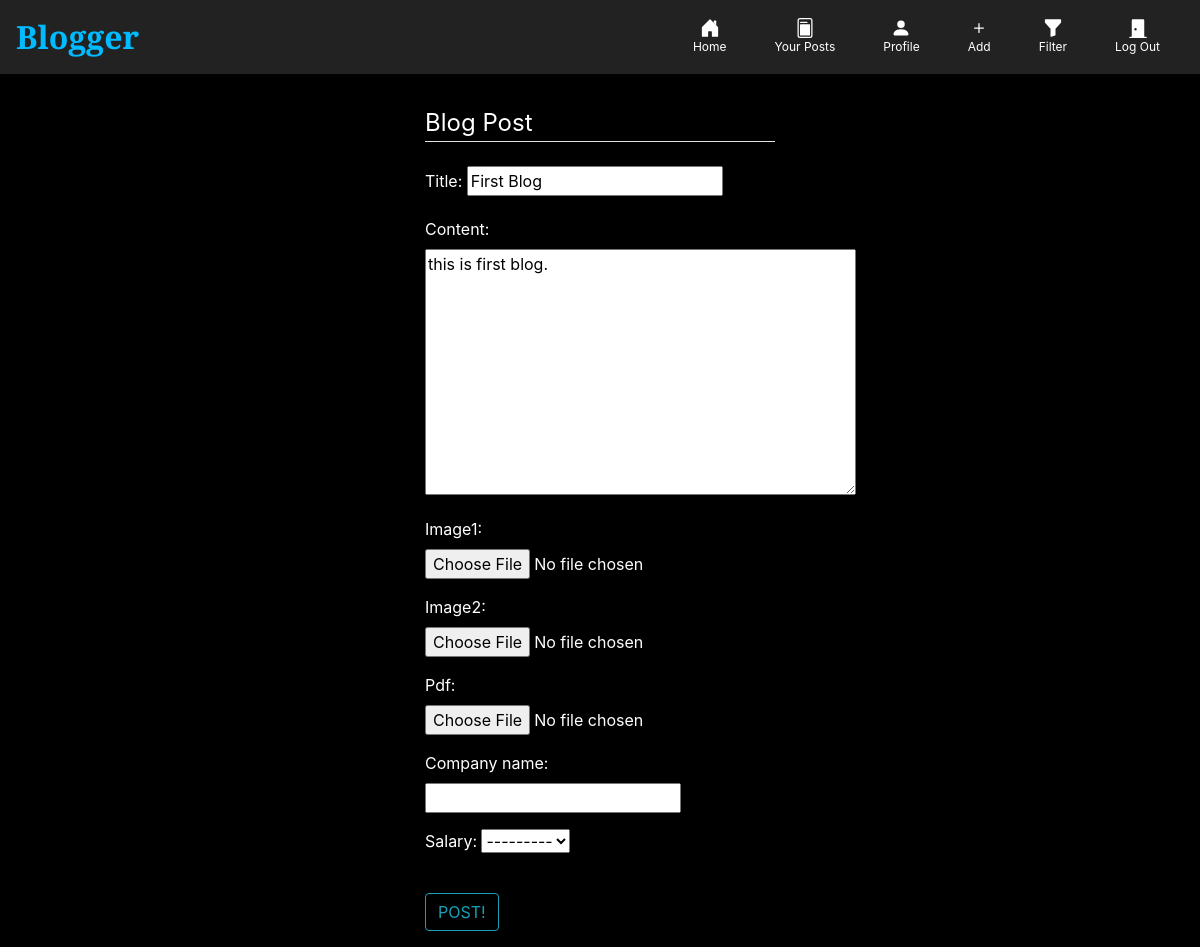
The page /post/2/update/ (signed in) on the database its author committed.
### blog/models.py (models this page shows, shortened)
class blog(models.Model):
    title = models.CharField(max_length=30)
    author = models.ForeignKey(User,on_delete=models.CASCADE,blank=True, null=True)
    date_posted = models.DateTimeField(auto_now_add=True)
    content = models.TextField()
    image1 = models.ImageField(upload_to='static/images/blog_img',null=True)
    image2 = models.ImageField(upload_to='static/images/blog_img',null=True)
    company_name = models.CharField(max_length=30,null=True)
    salary_range = [('4','4lakh'),('6','6lakh'),('8','8lakh'),('10','10lakh'),('12','12lakh'),('14','14lakh'),('16','16lakh'),('20','20lakh'),('30','30lakh'),('35','35lakh'),('40','40lakh')]
    salary = models.CharField(max_length=3,choices=salary_range,null=True)
    pdf = models.FileField(upload_to='static/files',null=True)
    class Meta:
        ordering = ['-date_posted']
    objects = models.Manager()

### blog/views.py (the view, shortened to what this page needs)
# urls.py: path('post/<int:pk>/update/',views.BlogUpdateView.as_view(),name="post-update"),
class BlogUpdateView(LoginRequiredMixin,UserPassesTestMixin,generic.UpdateView):
    model = blog
    fields = ['title','content','image1','image2','pdf','company_name','salary']
    template_name = 'blog/blog_form.html'
    def test_func(self):
        post = self.get_object()
        if self.request.user == post.author:
            return True
        return False

### blog/templates/blog/blog_form.html (shortened to what this page needs)
{% extends 'user/base.html' %}
{% load static %}
{% block  content %}
      <br>
      <div class="content-section">
        <form method="POST" enctype="multipart/form-data">
            <fieldset class="form-group">
                <legend class="border-bottom mb-4">Blog Post</legend>
                {{ form.as_p }}
            </fieldset>
            <div class="form-group">
                <button class="btn btn-outline-info" type="submit">POST!</button>
            </div>
        </form>
    </div>
{% endblock  %}

### media/static/css/style.css (style rules this page uses)
body { background-color: #000; color:#fff !important; }

### rows shown on the page
blog: title "First Blog", content "this is first blog.", salary "---------"
